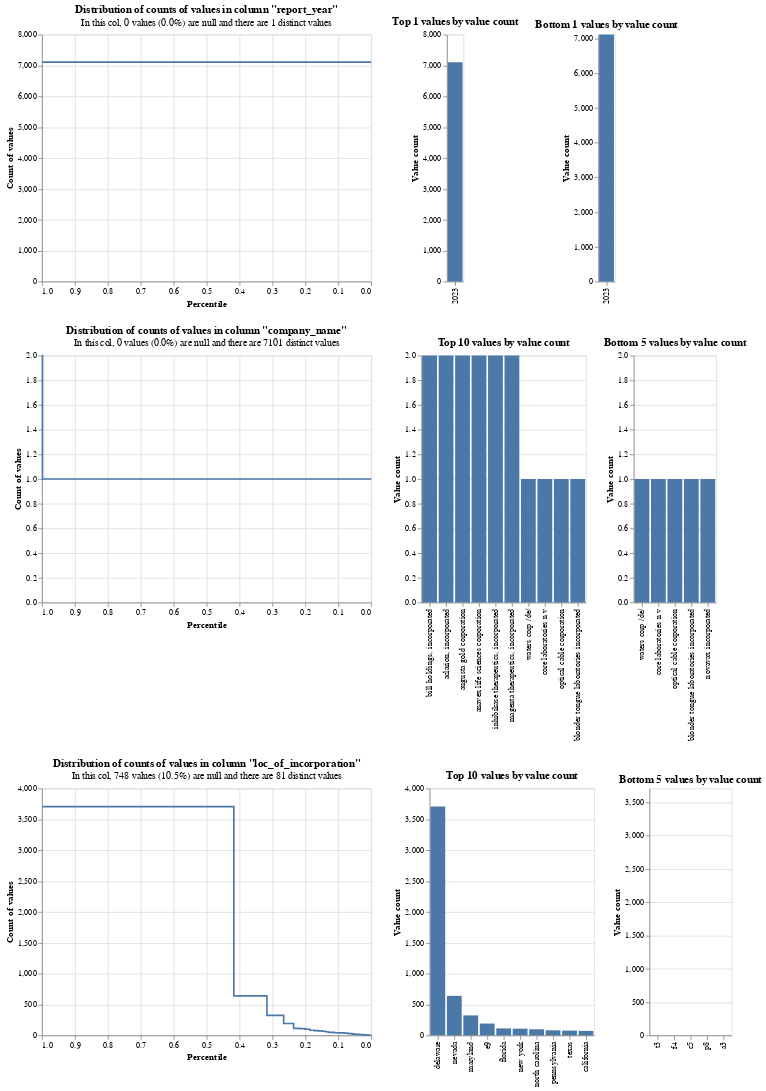

Notebook source saved alongside this figure:
### Code cell
profile_columns(sec_match_df[match_cols], db_api=DuckDBAPI(), top_n=10, bottom_n=5)

### Figure 1 — Vega-Lite specification as saved in the notebook (floating-point values rounded to 4 significant figures)
{"config": {"view": {"continuousWidth": 400, "continuousHeight": 300}}, "vconcat": [{"hconcat": [{"mark": {"type": "line", "interpolate": "step-before"}, "data": {"values": [{"percentile_ex_nulls": 0.0, "percentile_inc_nulls": 0.0, "value_count": 7107, "group_name": "_report_year_", "total_non_null_rows": 7107, "total_rows_inc_nulls": 7107, "sum_tokens_in_value_count_group": 7107.0, "distinct_value_count": 1}, {"percentile_ex_nulls": 1.0, "percentile_inc_nulls": 1.0, "value_count": 7107, "group_name": "_report_year_", "total_non_null_rows": 7107, "total_rows_inc_nulls": 7107, "sum_tokens_in_value_count_group": 7107.0, "distinct_value_count": 1}]}, "encoding": {"tooltip": [{"field": "value_count", "type": "quantitative"}, {"field": "percentile_ex_nulls", "type": "quantitative"}, {"field": "percentile_inc_nulls", "type": "quantitative"}, {"field": "total_non_null_rows", "type": "quantitative"}, {"field": "total_rows_inc_nulls", "type": "quantitative"}], "x": {"field": "percentile_ex_nulls", "sort": "descending", "title": "Percentile", "type": "quantitative"}, "y": {"field": "value_count", "title": "Count of values", "type": "quantitative"}}, "title": {"text": "Distribution of counts of values in column \"report_year\"", "subtitle": "In this col, 0 values (0.0%) are null and there are 1 distinct values"}}, {"mark": "bar", "data": {"values": [{"value_count": 7107, "group_name": "_report_year_", "value": "2023", "total_non_null_rows": 7107, "total_rows_inc_nulls": 7107, "distinct_value_count": 1}]}, "encoding": {"tooltip": [{"field": "value", "type": "nominal"}, {"field": "value_count", "type": "quantitative"}, {"field": "total_non_null_rows", "type": "quantitative"}, {"field": "total_rows_inc_nulls", "type": "quantitative"}], "x": {"field": "value", "sort": "-y", "title": null, "type": "nominal"}, "y": {"field": "value_count", "title": "Value count", "type": "quantitative"}}, "title": "Top 1 values by value count"}, {"mark": "bar", "data": {"values": [{"value_count": 7107, "group_name": "_report_year_", "value": "2023", "total_non_null_rows": 7107, "total_rows_inc_nulls": 7107, "distinct_value_count": 1}]}, "encoding": {"tooltip": [{"field": "value", "type": "nominal"}, {"field": "value_count", "type": "quantitative"}, {"field": "total_non_null_rows", "type": "quantitative"}, {"field": "total_rows_inc_nulls", "type": "quantitative"}], "x": {"field": "value", "sort": "-y", "title": null, "type": "nominal"}, "y": {"field": "value_count", "scale": {"domain": [0, 7107]}, "title": "Value count", "type": "quantitative"}}, "title": "Bottom 1 values by value count"}]}, {"hconcat": [{"mark": {"type": "line", "interpolate": "step-before"}, "data": {"values": [{"percentile_ex_nulls": 0.9983, "percentile_inc_nulls": 0.9983, "value_count": 2, "group_name": "_company_name_", "total_non_null_rows": 7107, "total_rows_inc_nulls": 7107, "sum_tokens_in_value_count_group": 12.0, "distinct_value_count": 7101}, {"percentile_ex_nulls": 0.0, "percentile_inc_nulls": 0.0, "value_count": 1, "group_name": "_company_name_", "total_non_null_rows": 7107, "total_rows_inc_nulls": 7107, "sum_tokens_in_value_count_group": 7095.0, "distinct_value_count": 7101}, {"percentile_ex_nulls": 1.0, "percentile_inc_nulls": 1.0, "value_count": 2, "group_name": "_company_name_", "total_non_null_rows": 7107, "total_rows_inc_nulls": 7107, "sum_tokens_in_value_count_group": 12.0, "distinct_value_count": 7101}]}, "encoding": {"tooltip": [{"field": "value_count", "type": "quantitative"}, {"field": "percentile_ex_nulls", "type": "quantitative"}, {"field": "percentile_inc_nulls", "type": "quantitative"}, {"field": "total_non_null_rows", "type": "quantitative"}, {"field": "total_rows_inc_nulls", "type": "quantitative"}], "x": {"field": "percentile_ex_nulls", "sort": "descending", "title": "Percentile", "type": "quantitative"}, "y": {"field": "value_count", "title": "Count of values", "type": "quantitative"}}, "title": {"text": "Distribution of counts of values in column \"company_name\"", "subtitle": "In this col, 0 values (0.0%) are null and there are 7101 distinct values"}}, {"mark": "bar", "data": {"values": [{"value_count": 2, "group_name": "_company_name_", "value": "bill holdings, incorporated", "total_non_null_rows": 7107, "total_rows_inc_nulls": 7107, "distinct_value_count": 7101}, {"value_count": 2, "group_name": "_company_name_", "value": "aclarion, incorporated", "total_non_null_rows": 7107, "total_rows_inc_nulls": 7107, "distinct_value_count": 7101}, {"value_count": 2, "group_name": "_company_name_", "value": "augusta gold corporation", "total_non_null_rows": 7107, "total_rows_inc_nulls": 7107, "distinct_value_count": 7101}, {"value_count": 2, "group_name": "_company_name_", "value": "anavex life sciences corporation", "total_non_null_rows": 7107, "total_rows_inc_nulls": 7107, "distinct_value_count": 7101}, {"value_count": 2, "group_name": "_company_name_", "value": "inhibikase therapeutics, incorporated", "total_non_null_rows": 7107, "total_rows_inc_nulls": 7107, "distinct_value_count": 7101}, {"value_count": 2, "group_name": "_company_name_", "value": "magenta therapeutics, incorporated", "total_non_null_rows": 7107, "total_rows_inc_nulls": 7107, "distinct_value_count": 7101}, {"value_count": 1, "group_name": "_company_name_", "value": "waters corp /de/", "total_non_null_rows": 7107, "total_rows_inc_nulls": 7107, "distinct_value_count": 7101}, {"value_count": 1, "group_name": "_company_name_", "value": "core laboratories n v", "total_non_null_rows": 7107, "total_rows_inc_nulls": 7107, "distinct_value_count": 7101}, {"value_count": 1, "group_name": "_company_name_", "value": "optical cable corporation", "total_non_null_rows": 7107, "total_rows_inc_nulls": 7107, "distinct_value_count": 7101}, {"value_count": 1, "group_name": "_company_name_", "value": "blonder tongue laboratories incorporated", "total_non_null_rows": 7107, "total_rows_inc_nulls": 7107, "distinct_value_count": 7101}]}, "encoding": {"tooltip": [{"field": "value", "type": "nominal"}, {"field": "value_count", "type": "quantitative"}, {"field": "total_non_null_rows", "type": "quantitative"}, {"field": "total_rows_inc_nulls", "type": "quantitative"}], "x": {"field": "value", "sort": "-y", "title": null, "type": "nominal"}, "y": {"field": "value_count", "title": "Value count", "type": "quantitative"}}, "title": "Top 10 values by value count"}, {"mark": "bar", "data": {"values": [{"value_count": 1, "group_name": "_company_name_", "value": "waters corp /de/", "total_non_null_rows": 7107, "total_rows_inc_nulls": 7107, "distinct_value_count": 7101}, {"value_count": 1, "group_name": "_company_name_", "value": "core laboratories n v", "total_non_null_rows": 7107, "total_rows_inc_nulls": 7107, "distinct_value_count": 7101}, {"value_count": 1, "group_name": "_company_name_", "value": "optical cable corporation", "total_non_null_rows": 7107, "total_rows_inc_nulls": 7107, "distinct_value_count": 7101}, {"value_count": 1, "group_name": "_company_name_", "value": "blonder tongue laboratories incorporated", "total_non_null_rows": 7107, "total_rows_inc_nulls": 7107, "distinct_value_count": 7101}, {"value_count": 1, "group_name": "_company_name_", "value": "novavax incorporated", "total_non_null_rows": 7107, "total_rows_inc_nulls": 7107, "distinct_value_count": 7101}]}, "encoding": {"tooltip": [{"field": "value", "type": "nominal"}, {"field": "value_count", "type": "quantitative"}, {"field": "total_non_null_rows", "type": "quantitative"}, {"field": "total_rows_inc_nulls", "type": "quantitative"}], "x": {"field": "value", "sort": "-y", "title": null, "type": "nominal"}, "y": {"field": "value_count", "scale": {"domain": [0, 2]}, "title": "Value count", "type": "quantitative"}}, "title": "Bottom 5 values by value count"}]}, {"hconcat": [{"mark": {"type": "line", "interpolate": "step-before"}, "data": {"values": [{"percentile_ex_nulls": 0.4172, "percentile_inc_nulls": 0.4785, "value_count": 3706, "group_name": "_loc_of_incorporation_", "total_non_null_rows": 6359, "total_rows_inc_nulls": 7107, "sum_tokens_in_value_count_group": 3706.0, "distinct_value_count": 81}, {"percentile_ex_nulls": 0.3166, "percentile_inc_nulls": 0.3885, "value_count": 640, "group_name": "_loc_of_incorporation_", "total_non_null_rows": 6359, "total_rows_inc_nulls": 7107, "sum_tokens_in_value_count_group": 640.0, "distinct_value_count": 81}, {"percentile_ex_nulls": 0.2658, "percentile_inc_nulls": 0.343, "value_count": 323, "group_name": "_loc_of_incorporation_", "total_non_null_rows": 6359, "total_rows_inc_nulls": 7107, "sum_tokens_in_value_count_group": 323.0, "distinct_value_count": 81}, {"percentile_ex_nulls": 0.2357, "percentile_inc_nulls": 0.3162, "value_count": 191, "group_name": "_loc_of_incorporation_", "total_non_null_rows": 6359, "total_rows_inc_nulls": 7107, "sum_tokens_in_value_count_group": 191.0, "distinct_value_count": 81}, {"percentile_ex_nulls": 0.2181, "percentile_inc_nulls": 0.3004, "value_count": 112, "group_name": "_loc_of_incorporation_", "total_non_null_rows": 6359, "total_rows_inc_nulls": 7107, "sum_tokens_in_value_count_group": 112.0, "distinct_value_count": 81}, {"percentile_ex_nulls": 0.2011, "percentile_inc_nulls": 0.2852, "value_count": 108, "group_name": "_loc_of_incorporation_", "total_non_null_rows": 6359, "total_rows_inc_nulls": 7107, "sum_tokens_in_value_count_group": 108.0, "distinct_value_count": 81}, {"percentile_ex_nulls": 0.1857, "percentile_inc_nulls": 0.2714, "value_count": 98, "group_name": "_loc_of_incorporation_", "total_non_null_rows": 6359, "total_rows_inc_nulls": 7107, "sum_tokens_in_value_count_group": 98.0, "distinct_value_count": 81}, {"percentile_ex_nulls": 0.1728, "percentile_inc_nulls": 0.2599, "value_count": 82, "group_name": "_loc_of_incorporation_", "total_non_null_rows": 6359, "total_rows_inc_nulls": 7107, "sum_tokens_in_value_count_group": 82.0, "distinct_value_count": 81}, {"percentile_ex_nulls": 0.1607, "percentile_inc_nulls": 0.2491, "value_count": 77, "group_name": "_loc_of_incorporation_", "total_non_null_rows": 6359, "total_rows_inc_nulls": 7107, "sum_tokens_in_value_count_group": 77.0, "distinct_value_count": 81}, {"percentile_ex_nulls": 0.1494, "percentile_inc_nulls": 0.2389, "value_count": 72, "group_name": "_loc_of_incorporation_", "total_non_null_rows": 6359, "total_rows_inc_nulls": 7107, "sum_tokens_in_value_count_group": 72.0, "distinct_value_count": 81}, {"percentile_ex_nulls": 0.139, "percentile_inc_nulls": 0.2296, "value_count": 66, "group_name": "_loc_of_incorporation_", "total_non_null_rows": 6359, "total_rows_inc_nulls": 7107, "sum_tokens_in_value_count_group": 66.0, "distinct_value_count": 81}, {"percentile_ex_nulls": 0.1299, "percentile_inc_nulls": 0.2215, "value_count": 58, "group_name": "_loc_of_incorporation_", "total_non_null_rows": 6359, "total_rows_inc_nulls": 7107, "sum_tokens_in_value_count_group": 58.0, "distinct_value_count": 81}, {"percentile_ex_nulls": 0.1222, "percentile_inc_nulls": 0.2146, "value_count": 49, "group_name": "_loc_of_incorporation_", "total_non_null_rows": 6359, "total_rows_inc_nulls": 7107, "sum_tokens_in_value_count_group": 49.0, "distinct_value_count": 81}, {"percentile_ex_nulls": 0.1148, "percentile_inc_nulls": 0.208, "value_count": 47, "group_name": "_loc_of_incorporation_", "total_non_null_rows": 6359, "total_rows_inc_nulls": 7107, "sum_tokens_in_value_count_group": 47.0, "distinct_value_count": 81}, {"percentile_ex_nulls": 0.1079, "percentile_inc_nulls": 0.2018, "value_count": 44, "group_name": "_loc_of_incorporation_", "total_non_null_rows": 6359, "total_rows_inc_nulls": 7107, "sum_tokens_in_value_count_group": 44.0, "distinct_value_count": 81}, {"percentile_ex_nulls": 0.1013, "percentile_inc_nulls": 0.1959, "value_count": 42, "group_name": "_loc_of_incorporation_", "total_non_null_rows": 6359, "total_rows_inc_nulls": 7107, "sum_tokens_in_value_count_group": 42.0, "distinct_value_count": 81}, {"percentile_ex_nulls": 0.08869, "percentile_inc_nulls": 0.1846, "value_count": 40, "group_name": "_loc_of_incorporation_", "total_non_null_rows": 6359, "total_rows_inc_nulls": 7107, "sum_tokens_in_value_count_group": 80.0, "distinct_value_count": 81}, {"percentile_ex_nulls": 0.08256, "percentile_inc_nulls": 0.1791, "value_count": 39, "group_name": "_loc_of_incorporation_", "total_non_null_rows": 6359, "total_rows_inc_nulls": 7107, "sum_tokens_in_value_count_group": 39.0, "distinct_value_count": 81}, {"percentile_ex_nulls": 0.0769, "percentile_inc_nulls": 0.1741, "value_count": 36, "group_name": "_loc_of_incorporation_", "total_non_null_rows": 6359, "total_rows_inc_nulls": 7107, "sum_tokens_in_value_count_group": 36.0, "distinct_value_count": 81}, {"percentile_ex_nulls": 0.07139, "percentile_inc_nulls": 0.1691, "value_count": 35, "group_name": "_loc_of_incorporation_", "total_non_null_rows": 6359, "total_rows_inc_nulls": 7107, "sum_tokens_in_value_count_group": 35.0, "distinct_value_count": 81}, {"percentile_ex_nulls": 0.06683, "percentile_inc_nulls": 0.165, "value_count": 29, "group_name": "_loc_of_incorporation_", "total_non_null_rows": 6359, "total_rows_inc_nulls": 7107, "sum_tokens_in_value_count_group": 29.0, "distinct_value_count": 81}, {"percentile_ex_nulls": 0.05834, "percentile_inc_nulls": 0.1575, "value_count": 27, "group_name": "_loc_of_incorporation_", "total_non_null_rows": 6359, "total_rows_inc_nulls": 7107, "sum_tokens_in_value_count_group": 54.0, "distinct_value_count": 81}, {"percentile_ex_nulls": 0.05473, "percentile_inc_nulls": 0.1542, "value_count": 23, "group_name": "_loc_of_incorporation_", "total_non_null_rows": 6359, "total_rows_inc_nulls": 7107, "sum_tokens_in_value_count_group": 23.0, "distinct_value_count": 81}, {"percentile_ex_nulls": 0.05158, "percentile_inc_nulls": 0.1514, "value_count": 20, "group_name": "_loc_of_incorporation_", "total_non_null_rows": 6359, "total_rows_inc_nulls": 7107, "sum_tokens_in_value_count_group": 20.0, "distinct_value_count": 81}, {"percentile_ex_nulls": 0.04859, "percentile_inc_nulls": 0.1487, "value_count": 19, "group_name": "_loc_of_incorporation_", "total_non_null_rows": 6359, "total_rows_inc_nulls": 7107, "sum_tokens_in_value_count_group": 19.0, "distinct_value_count": 81}, {"percentile_ex_nulls": 0.04325, "percentile_inc_nulls": 0.1439, "value_count": 17, "group_name": "_loc_of_incorporation_", "total_non_null_rows": 6359, "total_rows_inc_nulls": 7107, "sum_tokens_in_value_count_group": 34.0, "distinct_value_count": 81}, {"percentile_ex_nulls": 0.03617, "percentile_inc_nulls": 0.1376, "value_count": 15, "group_name": "_loc_of_incorporation_", "total_non_null_rows": 6359, "total_rows_inc_nulls": 7107, "sum_tokens_in_value_count_group": 45.0, "distinct_value_count": 81}, {"percentile_ex_nulls": 0.03177, "percentile_inc_nulls": 0.1337, "value_count": 14, "group_name": "_loc_of_incorporation_", "total_non_null_rows": 6359, "total_rows_inc_nulls": 7107, "sum_tokens_in_value_count_group": 28.0, "distinct_value_count": 81}, {"percentile_ex_nulls": 0.02768, "percentile_inc_nulls": 0.13, "value_count": 13, "group_name": "_loc_of_incorporation_", "total_non_null_rows": 6359, "total_rows_inc_nulls": 7107, "sum_tokens_in_value_count_group": 26.0, "distinct_value_count": 81}, {"percentile_ex_nulls": 0.02422, "percentile_inc_nulls": 0.1269, "value_count": 11, "group_name": "_loc_of_incorporation_", "total_non_null_rows": 6359, "total_rows_inc_nulls": 7107, "sum_tokens_in_value_count_group": 22.0, "distinct_value_count": 81}, {"percentile_ex_nulls": 0.02107, "percentile_inc_nulls": 0.1241, "value_count": 10, "group_name": "_loc_of_incorporation_", "total_non_null_rows": 6359, "total_rows_inc_nulls": 7107, "sum_tokens_in_value_count_group": 20.0, "distinct_value_count": 81}, {"percentile_ex_nulls": 0.01966, "percentile_inc_nulls": 0.1228, "value_count": 9, "group_name": "_loc_of_incorporation_", "total_non_null_rows": 6359, "total_rows_inc_nulls": 7107, "sum_tokens_in_value_count_group": 9.0, "distinct_value_count": 81}, {"percentile_ex_nulls": 0.0184, "percentile_inc_nulls": 0.1217, "value_count": 8, "group_name": "_loc_of_incorporation_", "total_non_null_rows": 6359, "total_rows_inc_nulls": 7107, "sum_tokens_in_value_count_group": 8.0, "distinct_value_count": 81}, {"percentile_ex_nulls": 0.0162, "percentile_inc_nulls": 0.1197, "value_count": 7, "group_name": "_loc_of_incorporation_", "total_non_null_rows": 6359, "total_rows_inc_nulls": 7107, "sum_tokens_in_value_count_group": 14.0, "distinct_value_count": 81}, {"percentile_ex_nulls": 0.01431, "percentile_inc_nulls": 0.1181, "value_count": 6, "group_name": "_loc_of_incorporation_", "total_non_null_rows": 6359, "total_rows_inc_nulls": 7107, "sum_tokens_in_value_count_group": 12.0, "distinct_value_count": 81}, {"percentile_ex_nulls": 0.01117, "percentile_inc_nulls": 0.1152, "value_count": 5, "group_name": "_loc_of_incorporation_", "total_non_null_rows": 6359, "total_rows_inc_nulls": 7107, "sum_tokens_in_value_count_group": 20.0, "distinct_value_count": 81}, {"percentile_ex_nulls": 0.007391, "percentile_inc_nulls": 0.1119, "value_count": 4, "group_name": "_loc_of_incorporation_", "total_non_null_rows": 6359, "total_rows_inc_nulls": 7107, "sum_tokens_in_value_count_group": 24.0, "distinct_value_count": 81}, {"percentile_ex_nulls": 0.004089, "percentile_inc_nulls": 0.1089, "value_count": 3, "group_name": "_loc_of_incorporation_", "total_non_null_rows": 6359, "total_rows_inc_nulls": 7107, "sum_tokens_in_value_count_group": 21.0, "distinct_value_count": 81}, {"percentile_ex_nulls": 0.001573, "percentile_inc_nulls": 0.1067, "value_count": 2, "group_name": "_loc_of_incorporation_", "total_non_null_rows": 6359, "total_rows_inc_nulls": 7107, "sum_tokens_in_value_count_group": 16.0, "distinct_value_count": 81}, {"percentile_ex_nulls": 0.0, "percentile_inc_nulls": 0.1052, "value_count": 1, "group_name": "_loc_of_incorporation_", "total_non_null_rows": 6359, "total_rows_inc_nulls": 7107, "sum_tokens_in_value_count_group": 10.0, "distinct_value_count": 81}, {"percentile_ex_nulls": 1.0, "percentile_inc_nulls": 1.0, "value_count": 3706, "group_name": "_loc_of_incorporation_", "total_non_null_rows": 6359, "total_rows_inc_nulls": 7107, "sum_tokens_in_value_count_group": 3706.0, "distinct_value_count": 81}]}, "encoding": {"tooltip": [{"field": "value_count", "type": "quantitative"}, {"field": "percentile_ex_nulls", "type": "quantitative"}, {"field": "percentile_inc_nulls", "type": "quantitative"}, {"field": "total_non_null_rows", "type": "quantitative"}, {"field": "total_rows_inc_nulls", "type": "quantitative"}], "x": {"field": "percentile_ex_nulls", "sort": "descending", "title": "Percentile", "type": "quantitative"}, "y": {"field": "value_count", "title": "Count of values", "type": "quantitative"}}, "title": {"text": "Distribution of counts of values in column \"loc_of_incorporation\"", "subtitle": "In this col, 748 values (10.5%) are null and there are 81 distinct values"}}, {"mark": "bar", "data": {"values": [{"value_count": 3706, "group_name": "_loc_of_incorporation_", "value": "delaware", "total_non_null_rows": 6359, "total_rows_inc_nulls": 7107, "distinct_value_count": 81}, {"value_count": 640, "group_name": "_loc_of_incorporation_", "value": "nevada", "total_non_null_rows": 6359, "total_rows_inc_nulls": 7107, "distinct_value_count": 81}, {"value_count": 323, "group_name": "_loc_of_incorporation_", "value": "maryland", "total_non_null_rows": 6359, "total_rows_inc_nulls": 7107, "distinct_value_count": 81}, {"value_count": 191, "group_name": "_loc_of_incorporation_", "value": "e9", "total_non_null_rows": 6359, "total_rows_inc_nulls": 7107, "distinct_value_count": 81}, {"value_count": 112, "group_name": "_loc_of_incorporation_", "value": "florida", "total_non_null_rows": 6359, "total_rows_inc_nulls": 7107, "distinct_value_count": 81}, {"value_count": 108, "group_name": "_loc_of_incorporation_", "value": "new york", "total_non_null_rows": 6359, "total_rows_inc_nulls": 7107, "distinct_value_count": 81}, {"value_count": 98, "group_name": "_loc_of_incorporation_", "value": "north carolina", "total_non_null_rows": 6359, "total_rows_inc_nulls": 7107, "distinct_value_count": 81}, {"value_count": 82, "group_name": "_loc_of_incorporation_", "value": "pennsylvania", "total_non_null_rows": 6359, "total_rows_inc_nulls": 7107, "distinct_value_count": 81}, {"value_count": 77, "group_name": "_loc_of_incorporation_", "value": "texas", "total_non_null_rows": 6359, "total_rows_inc_nulls": 7107, "distinct_value_count": 81}, {"value_count": 72, "group_name": "_loc_of_incorporation_", "value": "california", "total_non_null_rows": 6359, "total_rows_inc_nulls": 7107, "distinct_value_count": 81}]}, "encoding": {"tooltip": [{"field": "value", "type": "nominal"}, {"field": "value_count", "type": "quantitative"}, {"field": "total_non_null_rows", "type": "quantitative"}, {"field": "total_rows_inc_nulls", "type": "quantitative"}], "x": {"field": "value", "sort": "-y", "title": null, "type": "nominal"}, "y": {"field": "value_count", "title": "Value count", "type": "quantitative"}}, "title": "Top 10 values by value count"}, {"mark": "bar", "data": {"values": [{"value_count": 1, "group_name": "_loc_of_incorporation_", "value": "t3", "total_non_null_rows": 6359, "total_rows_inc_nulls": 7107, "distinct_value_count": 81}, {"value_count": 1, "group_name": "_loc_of_incorporation_", "value": "f4", "total_non_null_rows": 6359, "total_rows_inc_nulls": 7107, "distinct_value_count": 81}, {"value_count": 1, "group_name": "_loc_of_incorporation_", "value": "c5", "total_non_null_rows": 6359, "total_rows_inc_nulls": 7107, "distinct_value_count": 81}, {"value_count": 1, "group_name": "_loc_of_incorporation_", "value": "p8", "total_non_null_rows": 6359, "total_rows_inc_nulls": 7107, "distinct_value_count": 81}, {"value_count": 1, "group_name": "_loc_of_incorporation_", "value": "a3", "total_non_null_rows": 6359, "total_rows_inc_nulls": 7107, "distinct_value_count": 81}]}, "encoding": {"tooltip": [{"field": "value", "type": "nominal"}, {"field": "value_count", "type": "quantitative"}, {"field": "total_non_null_rows", "type": "quantitative"}, {"field": "total_rows_inc_nulls", "type": "quantitative"}], "x": {"field": "value", "sort": "-y", "title": null, "type": "nominal"}, "y": {"field": "value_count", "scale": {"domain": [0, 3706]}, "title": "Value count", "type": "quantitative"}}, "title": "Bottom 5 values by value count"}]}], "$schema": "https://vega.github.io/schema/vega-lite/v5.9.3.json"}
